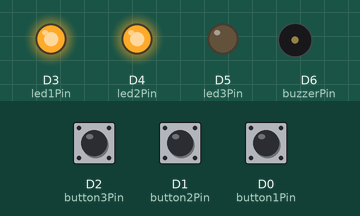
Recording of a sketch running on a simulated ESP8266 (NodeMCU). Parts: output pins drawn as LEDs (lit = HIGH), buzzer (waves = sounding). The test bench sets the inputs (shaded band); at power-on: D0 (button1Pin) HIGH, D2 (button3Pin) HIGH, D1 (button2Pin) HIGH.

Above: at 1.2 s.
1.3 s: D0 (button1Pin) pulled LOW for 3.2 s
At 1.8 s:
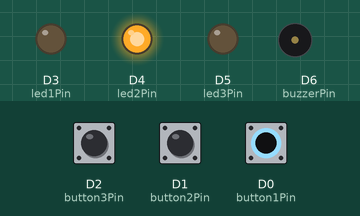
At 4.2 s:
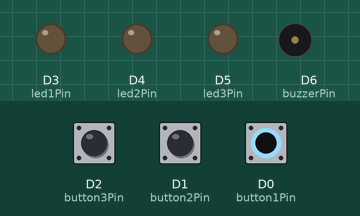
6.0 s: D0 (button1Pin) pulled LOW for 3.2 s
At 9.3 s:
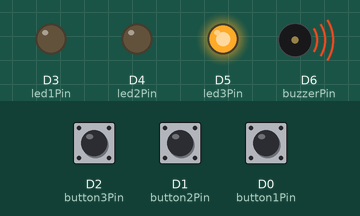
11.0 s: D2 (button3Pin) pulled LOW for 3.2 s
Timing chart, 0 to 24.2 s (numbered marks = the images above; inputs shaded):
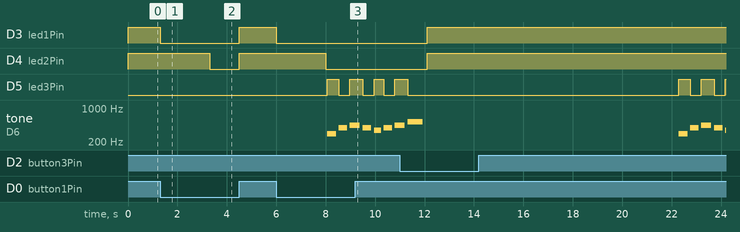

Measured:
- after the input at 1.3 s, D3 (led1Pin): HIGH → LOW at once, → HIGH 3.2 s later; D4 (led2Pin): HIGH → LOW after 2.0 s, → HIGH 1.2 s later
- after the input at 6.0 s, D3 (led1Pin): HIGH → LOW at once; D4 (led2Pin): HIGH → LOW after 2.0 s
- by itself, D5 (led3Pin): repeats every 0.91 s: HIGH 0.46 s, LOW 0.46 s
- by itself, tone on D6 (buzzerPin): plays 523 Hz for 0.60 s, 294 Hz for 0.35 s, 392 Hz for 0.35 s, 440 Hz for 0.40 s, 392 Hz for 0.35 s, 349 Hz for 0.02 s

The sketch:

somethingthatimadeforpathfinderfromhackclub.ino
```cpp
// Button pins - using the NodeMCU D pins
int button1Pin = D0;
int button2Pin = D1;
int button3Pin = D2;

// LED output pins
int led1Pin = D3;
int led2Pin = D4;
int led3Pin = D5;

int buzzerPin = D6; // buzzer for sound effects

// Timing variables for button presses
unsigned long button1PressTime = 0;
unsigned long button2PressTime = 0;
int button3HoldCounter = 0;  // counter for how long button 3 is held

void setup() {
  // Set button pins as inputs with pullup resistors
  pinMode(button1Pin, INPUT_PULLUP);
  pinMode(button2Pin, INPUT_PULLUP);
  pinMode(button3Pin, INPUT_PULLUP);

  // Set LED pins as outputs
  pinMode(led1Pin, OUTPUT);
  pinMode(led2Pin, OUTPUT);
  pinMode(led3Pin, OUTPUT);

  pinMode(buzzerPin, OUTPUT);

  // Initialize all LEDs to off state
  digitalWrite(led1Pin, LOW);
  digitalWrite(led2Pin, LOW);
  digitalWrite(led3Pin, LOW);
}

void loop() {
  // Button 1 logic - simple LED control
  if (digitalRead(button1Pin) == HIGH) {
    button1PressTime = millis();  // record when button was pressed
    digitalWrite(led1Pin, HIGH);   // turn on LED1
  } else {
    digitalWrite(led1Pin, LOW);    // turn off LED1 when button released
  }

  // Button 2 logic - just record the press time
  if (digitalRead(button2Pin) == HIGH) {
    button2PressTime = millis();
  }

  // Check if button 1 and 2 were pressed within 2 seconds of each other
  long timeDifference = abs(button2PressTime - button1PressTime);
  if (timeDifference <= 2000) {  // 2000ms = 2 seconds
    digitalWrite(led2Pin, HIGH);
  } else {
    digitalWrite(led2Pin, LOW);
  }

  // Button 3 hold detection
  if (digitalRead(button3Pin) == HIGH) {
    button3HoldCounter++;  // increment counter while held
  } else {
    button3HoldCounter = 0;  // reset counter when released
  }

  // Check if button 3 has been held long enough (win condition)
  if (button3HoldCounter >= 800) {  // roughly 8 seconds with 10ms delay
    digitalWrite(led3Pin, HIGH);
    playHaloTheme();  // play victory sound
  } else {
    digitalWrite(led3Pin, LOW);
  }

  delay(10);  // small delay for stability
}

// Function to play a short version of the Halo theme
void playHaloTheme() {
  // Note frequencies for the melody
  int melody[] = {294, 392, 440, 392, 349, 392, 440, 523};
  // Note durations in milliseconds
  int noteDurations[] = {350, 350, 400, 350, 300, 350, 400, 600};

  // Play each note in sequence
  for (int noteIndex = 0; noteIndex < 8; noteIndex++) {
    int duration = noteDurations[noteIndex];
    tone(buzzerPin, melody[noteIndex], duration);

    // Make LED3 blink with the music for extra effect
    if (noteIndex % 2 == 0) {
      digitalWrite(led3Pin, HIGH);
    } else {
      digitalWrite(led3Pin, LOW);
    }

    delay(duration + (duration * 0.3)); // slight pause between notes
  }

  noTone(buzzerPin);        // stop the buzzer
  digitalWrite(led3Pin, LOW); // turn off LED3
}
```
